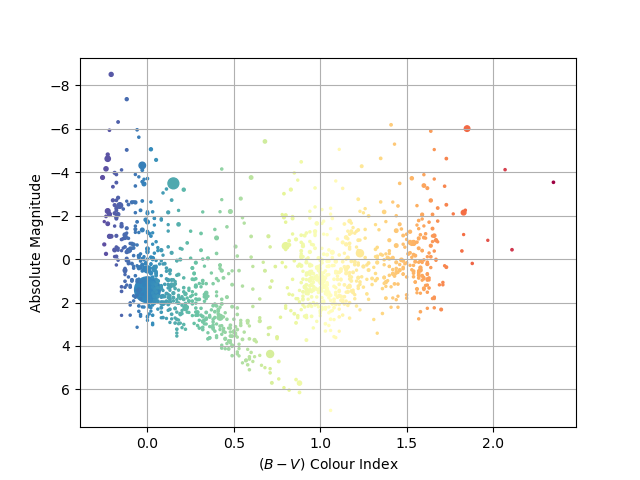

Generate this figure with Python:
#!/usr/pkg/bin/python3.9

#
# Time-stamp: <2023/03/02 15:14:38 (CST) daisuke>
#

# importing gzip module
import gzip

# importing numpy module
import numpy

# importing matplotlib module
import matplotlib.figure
import matplotlib.backends.backend_agg

# catalogue file name
file_catalogue = 'catalog.gz'

# output file name
file_output = 'advobs202302_s03_08_05.png'

# dictionary for storing data
stars = {}

# opening catalogue file
with gzip.open (file_catalogue, 'rb') as fh:
    # reading catalogue line-by-line
    for line in fh:
        # Harvard Revised Number of star
        HR = line[0:4].strip ()
        # name
        name = line[4:14].strip ()
        # Vmag
        mag_V = line[102:107].strip ()
        # B-V colour
        colour_BV = line[109:114].strip ()
        # spectral type
        sptype = line[127:147].strip ()
        # dynamical parallax flag
        dynamical_parallax = line[160]
        # parallax
        parallax = line[161:166]

        # skip, if any of mag_V, colour_BV, parallax is missing
        if ( (mag_V == '') or (colour_BV == '') or (parallax == '') ):
            continue
        # skip, if parallax is dynamical parallax
        if (dynamical_parallax == 'D'):
            continue
        # reformat parallax
        if (parallax[:2] == '+.'):
            parallax = '+0.' + parallax[2:]

        # conversion from string to float
        try:
            mag_V     = float (mag_V)
        except:
            continue
        try:
            colour_BV = float (colour_BV)
        except:
            continue
        try:
            parallax  = float (parallax)
        except:
            continue

        # skip, if parallax is negative
        if (parallax < 0.0):
            continue

        # skip, if parallax is zero
        if (parallax < 10**-4):
            continue
    
        # distance in parsec
        dist_pc = 1.0 / parallax

        # absolute magnitude
        absmag_V = mag_V - 5.0 * numpy.log10 (dist_pc) + 5.0

        # constructing the dictionary
        stars[HR] = {}
        stars[HR]["mag_V"]     = mag_V
        stars[HR]["colour_BV"] = colour_BV
        stars[HR]["parallax"]  = parallax
        stars[HR]["dist_pc"]   = dist_pc
        stars[HR]["absmag_V"]  = absmag_V
        stars[HR]["sptype"]    = sptype
        stars[HR]["name"]      = name

# making empty numpy arrays for plotting
colour = numpy.array ([])
appmag = numpy.array ([])
absmag = numpy.array ([])

# printing header
print ("# Vmag, (B-V), parallax, distance, absmag_V, HR, name")

# printing information of 1st mag stars
for key, value in sorted (stars.items (), key=lambda x: x[1]['mag_V']):
    # if colour index of star is greater than 2.5, then skip
    if (stars[key]['colour_BV'] > 2.5):
        break
    # printing information
    print (f'{stars[key]["mag_V"]:+6.3f} ', \
           f'{stars[key]["colour_BV"]:+6.3f} ', \
           f'{stars[key]["parallax"]:+6.3f} ', \
           f'{stars[key]["dist_pc"]:+8.3f} ', \
           f'{stars[key]["absmag_V"]:+6.3f} ', \
           f'{int (key.decode ("utf-8")):4d} ', \
           f'{stars[key]["name"].decode ("utf-8")}')
    # appending data into numpy arrays
    colour = numpy.append (colour, stars[key]['colour_BV'])
    appmag = numpy.append (appmag, stars[key]['mag_V'])
    absmag = numpy.append (absmag, stars[key]['absmag_V'])

# marker size and colour
marker_size   = 100.0 / (appmag + 2.0)**2
marker_colour = 4.0 - colour

# making a fig object
fig = matplotlib.figure.Figure ()

# making a canvas object
canvas = matplotlib.backends.backend_agg.FigureCanvasAgg (fig)

# making an axes object
ax = fig.add_subplot (111)

# labels
ax.set_xlabel ('$(B-V)$ Colour Index')
ax.set_ylabel ('Absolute Magnitude')

# flipping direction of Y-axis
ax.invert_yaxis ()

# plotting data
ax.scatter (colour, absmag, s=marker_size, c=marker_colour, cmap='Spectral')

# grid
ax.grid ()

# saving the figure to a file
fig.savefig (file_output)
